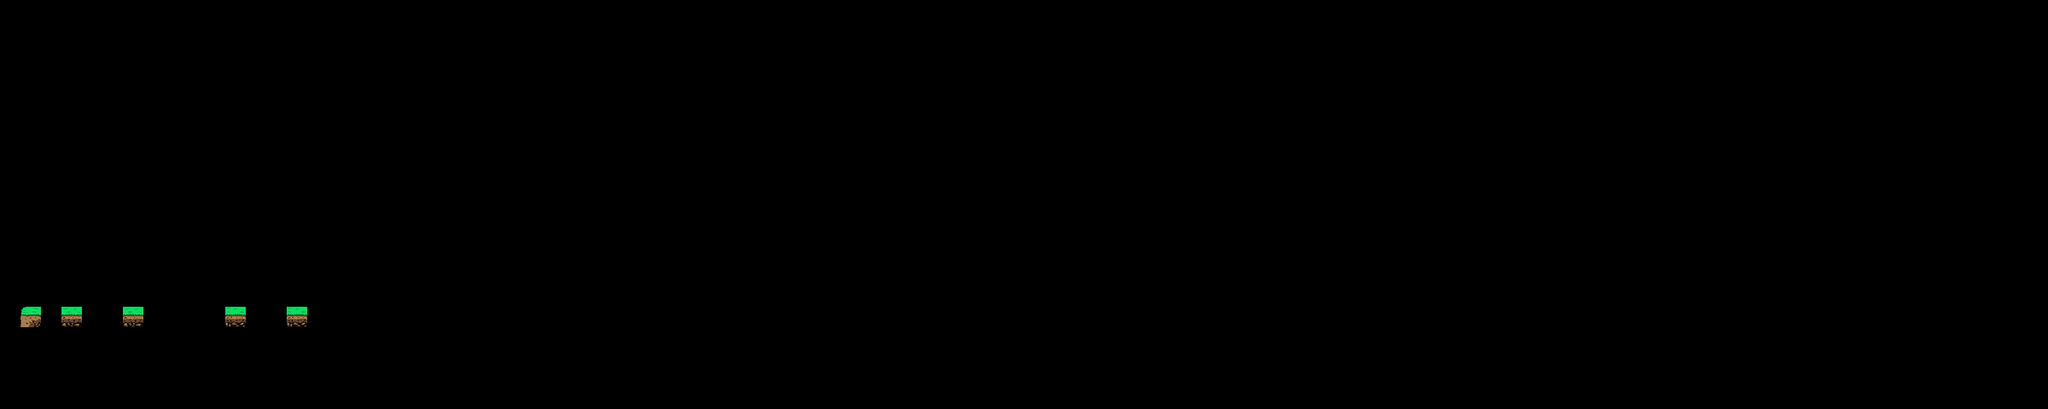

Tiled map render using the project's own tile images. Description and the whole map definition, tile-layer contents included, below:
An orthogonal 100x20 tile map with 32x32 px tiles, 1 tile layer (New Tileset), 2 tilesets.

<map version="1.9" tiledversion="1.9.2" orientation="orthogonal" renderorder="right-down" width="100" height="20" tilewidth="32" tileheight="32" infinite="0" nextlayerid="2" nextobjectid="1">
 <tileset firstgid="1" name="Tileset" tilewidth="32" tileheight="32" tilecount="32" columns="8">
  <image source="Tileset.png" width="256" height="128" />
 </tileset>
 <tileset firstgid="33" name="key" tilewidth="32" tileheight="32" tilecount="1" columns="1">
  <image source="key.png" width="32" height="32" />
 </tileset>
 <layer id="1" name="New Tileset" width="100" height="20">
  <data encoding="csv">
0,0,0,0,0,0,0,0,0,0,0,0,0,0,0,0,0,0,0,0,0,0,0,0,0,0,0,0,0,0,0,0,0,0,0,0,0,0,0,0,0,0,0,0,0,0,0,0,0,0,0,0,0,0,0,0,0,0,0,0,0,0,0,0,0,0,0,0,0,0,0,0,0,0,0,0,0,0,0,0,0,0,0,0,0,0,0,0,0,0,0,0,0,0,0,0,0,0,0,0,
0,0,0,0,0,0,0,0,0,0,0,0,0,0,0,0,0,0,0,0,0,0,0,0,0,0,0,0,0,0,0,0,0,0,0,0,0,0,0,0,0,0,0,0,0,0,0,0,0,0,0,0,0,0,0,0,0,0,0,0,0,0,0,0,0,0,0,0,0,0,0,0,0,0,0,0,0,0,0,0,0,0,0,0,0,0,0,0,0,0,0,0,0,0,0,0,0,0,0,0,
0,0,0,0,0,0,0,0,0,0,0,0,0,0,0,0,0,0,0,0,0,0,0,0,0,0,0,0,0,0,0,0,0,0,0,0,0,0,0,0,0,0,0,0,0,0,0,0,0,0,0,0,0,0,0,0,0,0,0,0,0,0,0,0,0,0,0,0,0,0,0,0,0,0,0,0,0,0,0,0,0,0,0,0,0,0,0,0,0,0,0,0,0,0,0,0,0,0,0,0,
0,0,0,0,0,0,0,0,0,0,0,0,0,0,0,0,0,0,0,0,0,0,0,0,0,0,0,0,0,0,0,0,0,0,0,0,0,0,0,0,0,0,0,0,0,0,0,0,0,0,0,0,0,0,0,0,0,0,0,0,0,0,0,0,0,0,0,0,0,0,0,0,0,0,0,0,0,0,0,0,0,0,0,0,0,0,0,0,0,0,0,0,0,0,0,0,0,0,0,0,
0,0,0,0,0,0,0,0,0,0,0,0,0,0,0,0,0,0,0,0,0,0,0,0,0,0,0,0,0,0,0,0,0,0,0,0,0,0,0,0,0,0,0,0,0,0,0,0,0,0,0,0,0,0,0,0,0,0,0,0,0,0,0,0,0,0,0,0,0,0,0,0,0,0,0,0,0,0,0,0,0,0,0,0,0,0,0,0,0,0,0,0,0,0,0,0,0,0,0,0,
0,0,0,0,0,0,0,0,0,0,0,0,0,0,0,0,0,0,0,0,0,0,0,0,0,0,0,0,0,0,0,0,0,0,0,0,0,0,0,0,0,0,0,0,0,0,0,0,0,0,0,0,0,0,0,0,0,0,0,0,0,0,0,0,0,0,0,0,0,0,0,0,0,0,0,0,0,0,0,0,0,0,0,0,0,0,0,0,0,0,0,0,0,0,0,0,0,0,0,0,
0,0,0,0,0,0,0,0,0,0,0,0,0,0,0,0,0,0,0,0,0,0,0,0,0,0,0,0,0,0,0,0,0,0,0,0,0,0,0,0,0,0,0,0,0,0,0,0,0,0,0,0,0,0,0,0,0,0,0,0,0,0,0,0,0,0,0,0,0,0,0,0,0,0,0,0,0,0,0,0,0,0,0,0,0,0,0,0,0,0,0,0,0,0,0,0,0,0,0,0,
0,0,0,0,0,0,0,0,0,0,0,0,0,0,0,0,0,0,0,0,0,0,0,0,0,0,0,0,0,0,0,0,0,0,0,0,0,0,0,0,0,0,0,0,0,0,0,0,0,0,0,0,0,0,0,0,0,0,0,0,0,0,0,0,0,0,0,0,0,0,0,0,0,0,0,0,0,0,0,0,0,0,0,0,0,0,0,0,0,0,0,0,0,0,0,0,0,0,0,0,
0,0,0,0,0,0,0,0,0,0,0,0,0,0,0,0,0,0,0,0,0,0,0,0,0,0,0,0,0,0,0,0,0,0,0,0,0,0,0,0,0,0,0,0,0,0,0,0,0,0,0,0,0,0,0,0,0,0,0,0,0,0,0,0,0,0,0,0,0,0,0,0,0,0,0,0,0,0,0,0,0,0,0,0,0,0,0,0,0,0,0,0,0,0,0,0,0,0,0,0,
0,0,0,0,0,0,0,0,0,0,0,0,0,0,0,0,0,0,0,0,0,0,0,0,0,0,0,0,0,0,0,0,0,0,0,0,0,0,0,0,0,0,0,0,0,0,0,0,0,0,0,0,0,0,0,0,0,0,0,0,0,0,0,0,0,0,0,0,0,0,0,0,0,0,0,0,0,0,0,0,0,0,0,0,0,0,0,0,0,0,0,0,0,0,0,0,0,0,0,0,
0,0,0,0,0,0,0,0,0,0,0,0,0,0,0,0,0,0,0,0,0,0,0,0,0,0,0,0,0,0,0,0,0,0,0,0,0,0,0,0,0,0,0,0,0,0,0,0,0,0,0,0,0,0,0,0,0,0,0,0,0,0,0,0,0,0,0,0,0,0,0,0,0,0,0,0,0,0,0,0,0,0,0,0,0,0,0,0,0,0,0,0,0,0,0,0,0,0,0,0,
0,0,0,0,0,0,0,0,0,0,0,0,0,0,0,0,0,0,0,0,0,0,0,0,0,0,0,0,0,0,0,0,0,0,0,0,0,0,0,0,0,0,0,0,0,0,0,0,0,0,0,0,0,0,0,0,0,0,0,0,0,0,0,0,0,0,0,0,0,0,0,0,0,0,0,0,0,0,0,0,0,0,0,0,0,0,0,0,0,0,0,0,0,0,0,0,0,0,0,0,
0,0,0,0,0,0,0,0,0,0,0,0,0,0,0,0,0,0,0,0,0,0,0,0,0,0,0,0,0,0,0,0,0,0,0,0,0,0,0,0,0,0,0,0,0,0,0,0,0,0,0,0,0,0,0,0,0,0,0,0,0,0,0,0,0,0,0,0,0,0,0,0,0,0,0,0,0,0,0,0,0,0,0,0,0,0,0,0,0,0,0,0,0,0,0,0,0,0,0,0,
0,0,0,0,0,0,0,0,0,0,0,0,0,0,0,0,0,0,0,0,0,0,0,0,0,0,0,0,0,0,0,0,0,0,0,0,0,0,0,0,0,0,0,0,0,0,0,0,0,0,0,0,0,0,0,0,0,0,0,0,0,0,0,0,0,0,0,0,0,0,0,0,0,0,0,0,0,0,0,0,0,0,0,0,0,0,0,0,0,0,0,0,0,0,0,0,0,0,0,0,
0,0,0,0,0,0,0,0,0,0,0,0,0,0,0,0,0,0,0,0,0,0,0,0,0,0,0,0,0,0,0,0,0,0,0,0,0,0,0,0,0,0,0,0,0,0,0,0,0,0,0,0,0,0,0,0,0,0,0,0,0,0,0,0,0,0,0,0,0,0,0,0,0,0,0,0,0,0,0,0,0,0,0,0,0,0,0,0,0,0,0,0,0,0,0,0,0,0,0,0,
0,1,0,2,0,0,2,0,0,0,0,3,0,0,3,0,0,0,0,0,0,0,0,0,0,0,0,0,0,0,0,0,0,0,0,0,0,0,0,0,0,0,0,0,0,0,0,0,0,0,0,0,0,0,0,0,0,0,0,0,0,0,0,0,0,0,0,0,0,0,0,0,0,0,0,0,0,0,0,0,0,0,0,0,0,0,0,0,0,0,0,0,0,0,0,0,0,0,0,0,
0,0,0,0,0,0,0,0,0,0,0,0,0,0,0,0,0,0,0,0,0,0,0,0,0,0,0,0,0,0,0,0,0,0,0,0,0,0,0,0,0,0,0,0,0,0,0,0,0,0,0,0,0,0,0,0,0,0,0,0,0,0,0,0,0,0,0,0,0,0,0,0,0,0,0,0,0,0,0,0,0,0,0,0,0,0,0,0,0,0,0,0,0,0,0,0,0,0,0,0,
0,0,0,0,0,0,0,0,0,0,0,0,0,0,0,0,0,0,0,0,0,0,0,0,0,0,0,0,0,0,0,0,0,0,0,0,0,0,0,0,0,0,0,0,0,0,0,0,0,0,0,0,0,0,0,0,0,0,0,0,0,0,0,0,0,0,0,0,0,0,0,0,0,0,0,0,0,0,0,0,0,0,0,0,0,0,0,0,0,0,0,0,0,0,0,0,0,0,0,0,
0,0,0,0,0,0,0,0,0,0,0,0,0,0,0,0,0,0,0,0,0,0,0,0,0,0,0,0,0,0,0,0,0,0,0,0,0,0,0,0,0,0,0,0,0,0,0,0,0,0,0,0,0,0,0,0,0,0,0,0,0,0,0,0,0,0,0,0,0,0,0,0,0,0,0,0,0,0,0,0,0,0,0,0,0,0,0,0,0,0,0,0,0,0,0,0,0,0,0,0,
0,0,0,0,0,0,0,0,0,0,0,0,0,0,0,0,0,0,0,0,0,0,0,0,0,0,0,0,0,0,0,0,0,0,0,0,0,0,0,0,0,0,0,0,0,0,0,0,0,0,0,0,0,0,0,0,0,0,0,0,0,0,0,0,0,0,0,0,0,0,0,0,0,0,0,0,0,0,0,0,0,0,0,0,0,0,0,0,0,0,0,0,0,0,0,0,0,0,0,0
</data>
 </layer>
</map>
